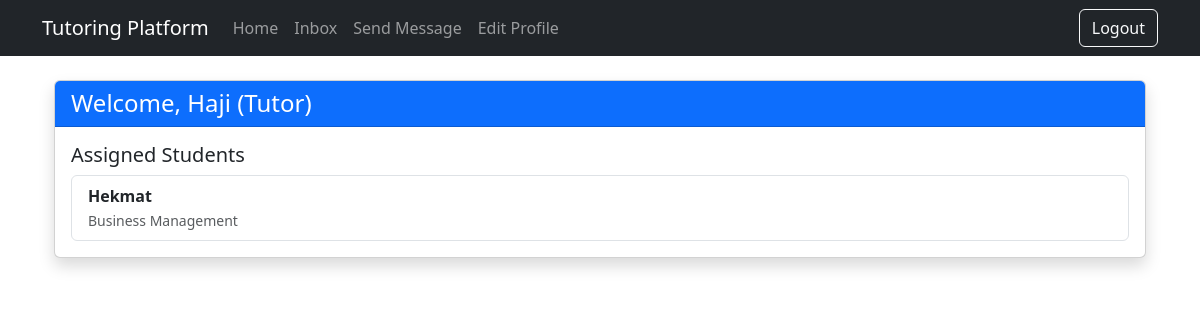
Page /dashboard/ (signed in) on the earlier database version.
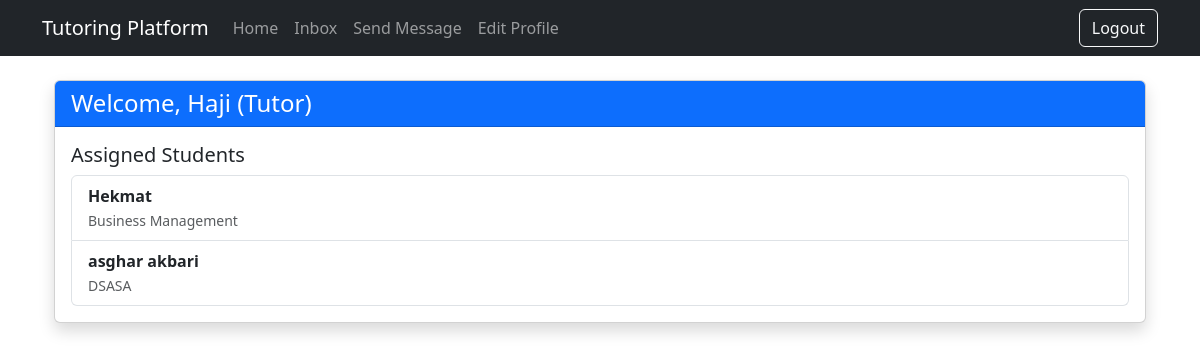
Same page on the later database version.
### core/models.py (models this page shows, shortened)
class TutorAssignment(models.Model):
    student = models.ForeignKey('StudentProfile', on_delete=models.CASCADE)
    tutor = models.ForeignKey('TutorProfile', on_delete=models.CASCADE)
    assigned_by = models.ForeignKey('CustomUser', on_delete=models.SET_NULL, null=True, limit_choices_to={'role': 'admin'})
    created_at = models.DateTimeField(auto_now_add=True)

class StudentProfile(models.Model):
    user = models.OneToOneField(CustomUser, on_delete=models.CASCADE, limit_choices_to={'role': 'student'})
    academic_needs = models.TextField()
    program_details = models.CharField(max_length=255)
    preferred_format = models.CharField(max_length=50)
    required_hours = models.PositiveIntegerField()

class CustomUser(AbstractBaseUser, PermissionsMixin):
    ROLE_CHOICES = [
        ('admin', 'Admin'),
        ('student', 'Student'),
        ('tutor', 'Tutor'),
        ('viewer', 'Viewer'),
    ]
    email = models.EmailField(unique=True)
    full_name = models.CharField(max_length=150)
    phone = models.CharField(max_length=20, unique=True)
    role = models.CharField(max_length=10, choices=ROLE_CHOICES)
    is_active = models.BooleanField(default=True)
    is_staff = models.BooleanField(default=False)
    date_joined = models.DateTimeField(auto_now_add=True)
    objects = CustomUserManager()
    USERNAME_FIELD = 'email'
    REQUIRED_FIELDS = ['full_name', 'phone', 'role']

### core/views.py (the view, shortened to what this page needs)
# urls.py: path('dashboard/', dashboard, name='dashboard'),
@login_required
def dashboard(request):
    user = request.user
    if user.role == 'tutor':
        tutor_profile = getattr(user, 'tutorprofile', None)
        assignments = TutorAssignment.objects.filter(tutor=tutor_profile)
        context = {
            'user_role': 'Tutor',
            'profile': tutor_profile,
            'assignments': assignments,
        }
        return render(request, 'dashboard_tutor.html', context)
    else:
        return render(request, 'dashboard_viewer.html', {'user_role': 'Viewer'})

### core/templates/dashboard_tutor.html (shortened to what this page needs)
{% extends 'base.html' %}
{% block content %}
<div class="container mt-4">
  <div class="card shadow">
    <div class="card-header bg-primary text-white">
      <h4 class="mb-0">Welcome, {{ profile.user.full_name }} (Tutor)</h4>
    </div>
    <div class="card-body">
      <h5>Assigned Students</h5>
      {% if assignments %}
        <ul class="list-group">
          {% for assign in assignments %}
            <li class="list-group-item d-flex justify-content-between align-items-center">
              <span>
                <strong>{{ assign.student.user.full_name }}</strong><br>
                <small class="text-muted">{{ assign.student.program_details }}</small>
              </span>
            </li>
          {% endfor %}
        </ul>
      {% else %}
        <div class="alert alert-info">
          No students assigned yet.
        </div>
      {% endif %}
    </div>
  </div>
</div>
{% endblock %}

Differences in the rows shown:
added TutorAssignment: student.user.full_name "asghar akbari", student.program_details "DSASA"
